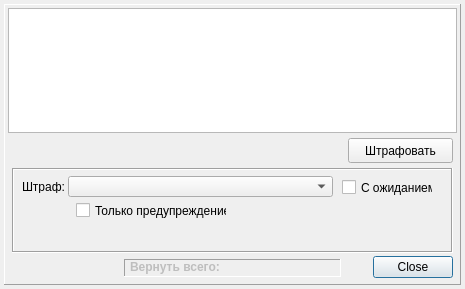
<?xml version="1.0" encoding="UTF-8"?>
<ui version="4.0">
 <class>dialogFine</class>
 <widget class="QDialog" name="dialogFine">
  <property name="geometry">
   <rect>
    <x>0</x>
    <y>0</y>
    <width>465</width>
    <height>289</height>
   </rect>
  </property>
  <property name="windowTitle">
   <string>Штрафование</string>
  </property>
  <widget class="QFrame" name="frame">
   <property name="geometry">
    <rect>
     <x>4</x>
     <y>4</y>
     <width>457</width>
     <height>281</height>
    </rect>
   </property>
   <property name="frameShape">
    <enum>QFrame::Panel</enum>
   </property>
   <property name="frameShadow">
    <enum>QFrame::Raised</enum>
   </property>
   <widget class="QDialogButtonBox" name="buttonBox">
    <property name="geometry">
     <rect>
      <x>348</x>
      <y>247</y>
      <width>101</width>
      <height>32</height>
     </rect>
    </property>
    <property name="orientation">
     <enum>Qt::Horizontal</enum>
    </property>
    <property name="standardButtons">
     <set>QDialogButtonBox::Close</set>
    </property>
   </widget>
   <widget class="QListWidget" name="listWidgetFines">
    <property name="geometry">
     <rect>
      <x>4</x>
      <y>4</y>
      <width>449</width>
      <height>125</height>
     </rect>
    </property>
   </widget>
   <widget class="QPushButton" name="buttonFine">
    <property name="geometry">
     <rect>
      <x>344</x>
      <y>134</y>
      <width>105</width>
      <height>25</height>
     </rect>
    </property>
    <property name="text">
     <string>Штрафовать</string>
    </property>
   </widget>
   <widget class="QFrame" name="frame_2">
    <property name="geometry">
     <rect>
      <x>8</x>
      <y>164</y>
      <width>441</width>
      <height>85</height>
     </rect>
    </property>
    <property name="frameShape">
     <enum>QFrame::Box</enum>
    </property>
    <property name="frameShadow">
     <enum>QFrame::Sunken</enum>
    </property>
    <widget class="QLabel" name="label">
     <property name="geometry">
      <rect>
       <x>6</x>
       <y>12</y>
       <width>47</width>
       <height>13</height>
      </rect>
     </property>
     <property name="text">
      <string>Штраф:</string>
     </property>
     <property name="alignment">
      <set>Qt::AlignRight|Qt::AlignTrailing|Qt::AlignVCenter</set>
     </property>
    </widget>
    <widget class="QComboBox" name="comboBoxTime">
     <property name="geometry">
      <rect>
       <x>56</x>
       <y>8</y>
       <width>265</width>
       <height>21</height>
      </rect>
     </property>
    </widget>
    <widget class="QCheckBox" name="checkBoxWait">
     <property name="geometry">
      <rect>
       <x>330</x>
       <y>11</y>
       <width>91</width>
       <height>17</height>
      </rect>
     </property>
     <property name="text">
      <string>С ожиданием</string>
     </property>
    </widget>
    <widget class="QCheckBox" name="checkBoxWarn">
     <property name="geometry">
      <rect>
       <x>64</x>
       <y>34</y>
       <width>151</width>
       <height>17</height>
      </rect>
     </property>
     <property name="text">
      <string>Только предупреждение</string>
     </property>
    </widget>
   </widget>
   <widget class="QFrame" name="frame_3">
    <property name="geometry">
     <rect>
      <x>120</x>
      <y>255</y>
      <width>217</width>
      <height>18</height>
     </rect>
    </property>
    <property name="frameShape">
     <enum>QFrame::Panel</enum>
    </property>
    <property name="frameShadow">
     <enum>QFrame::Sunken</enum>
    </property>
    <widget class="QLabel" name="label_2">
     <property name="enabled">
      <bool>false</bool>
     </property>
     <property name="geometry">
      <rect>
       <x>6</x>
       <y>0</y>
       <width>101</width>
       <height>16</height>
      </rect>
     </property>
     <property name="font">
      <font>
       <weight>75</weight>
       <bold>true</bold>
      </font>
     </property>
     <property name="text">
      <string>Вернуть всего:</string>
     </property>
    </widget>
   </widget>
  </widget>
 </widget>
 <resources/>
 <connections/>
</ui>
